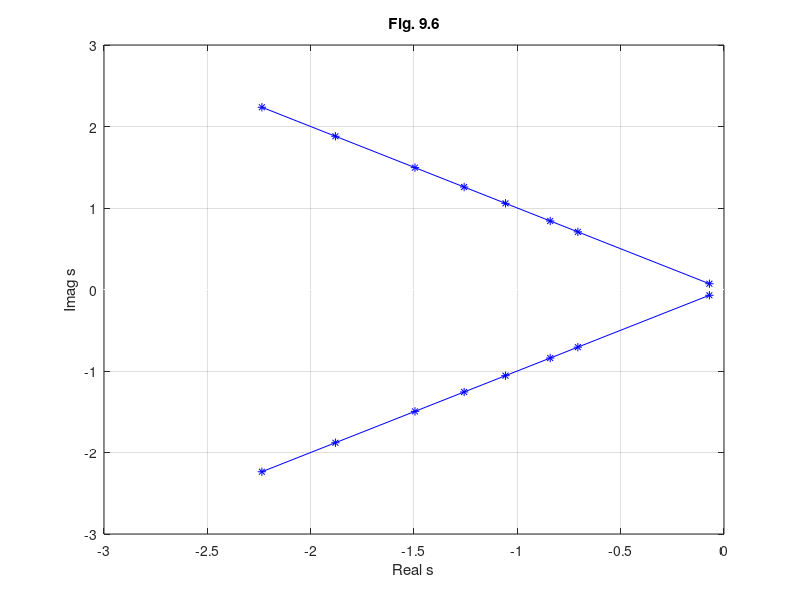

The MATLAB script that drew this image: (Note: this script raises an error after producing the figure.)
%  Figure 9.6     Digital Control of Dynamic Systems, 3e 
%                   Franklin, Powell, Workman
%                   Addison-Wesley Publishing Company, 1998
% Matlab v4.2 or v5.0

clear
clf
F=[0 1;0 0];
G=[0;1];
T=1;
Qc1=[1 0;0 0];
Qc2=[10000 1 .5 .2 .1 .05 .02 .01];
% First find the s-plane roots for a continuous optimization
for j=1:8,
	K=lqr(F,G,Qc1,Qc2(j));
	e=eig(F-G*K);
	s(1,j)=e(1);
	s(2,j)=e(2);
end

plot(real(s(1,:)),imag(s(1,:)),'*b')
axis([-3 0 -3 3])
hold on
plot(real(s(2,:)),imag(s(2,:)),'*b')
plot(real(s(1,:)),imag(s(1,:)),'-b')
plot(real(s(2,:)),imag(s(2,:)),'-b')
zero = [0 0];
x=[-4 0];
plot(x,zero,'-w')
grid
title('Fig. 9.6')
xlabel('Real s')
ylabel('Imag s')
% Now convert continuous cost to equivalent discrete cost
% and do discrete optimization
for j=1:8,
	[K,s,e]=lqrd(F,G,Qc1,Qc2(j),T);
	z(1,j)=e(1);
	z(2,j)=e(2);
end
% convert roots to s-plane for comparison
s=log(z)/T;
plot(real(s(1,:)),imag(s(1,:)),'oy',real(s(2,:)),imag(s(2,:)),'oy')
text(-2.8,.1,'o  o  o  emulation design')
text(-2.8,.5,'*--*--*  continuous design')
hold off
